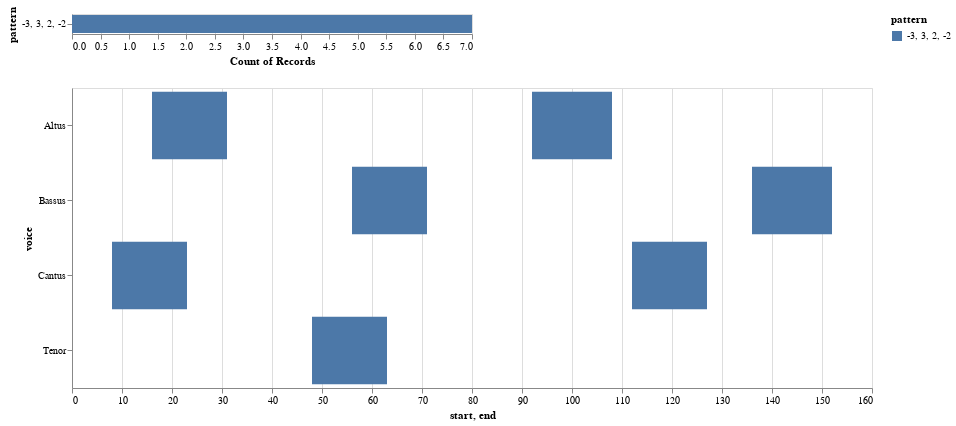

Notebook cell for this chart:
### Code cell
viz_demo.plot_ngrams_heatmap(mel_ngrams, mel_ngrams_duration, selected_patterns=['-3, 3, 2, -2'], voices=[])
# viz_demo.plot_ngrams_heatmap(mel_ngrams, mel_ngrams_duration, selected_patterns=mel_ngrams_top_patterns_list, voices=[])

### Figure 1 — Vega-Lite specification as saved in the notebook (floating-point values rounded to 4 significant figures)
{"config": {"view": {"continuousWidth": 400, "continuousHeight": 300}}, "vconcat": [{"mark": "bar", "encoding": {"color": {"type": "nominal", "field": "pattern"}, "opacity": {"condition": {"value": 1, "selection": "selector050"}, "value": 0.2}, "x": {"type": "nominal", "aggregate": "count", "field": "pattern"}, "y": {"type": "nominal", "field": "pattern"}}, "selection": {"selector050": {"type": "multi", "fields": ["pattern"]}}}, {"mark": "bar", "encoding": {"color": {"type": "nominal", "field": "pattern"}, "opacity": {"condition": {"value": 1, "selection": "selector050"}, "value": 0.2}, "tooltip": [{"type": "quantitative", "field": "start"}, {"type": "quantitative", "field": "end"}, {"type": "nominal", "field": "pattern"}], "x": {"type": "quantitative", "field": "start"}, "x2": {"field": "end"}, "y": {"type": "nominal", "field": "voice"}}, "height": 300, "selection": {"selector050": {"type": "multi", "fields": ["pattern"]}, "selector051": {"type": "interval", "bind": "scales", "encodings": ["x", "y"]}}, "width": 800}], "data": {"name": "data-f67597f30199fdf629e78bdb95f43080"}, "$schema": "https://vega.github.io/schema/vega-lite/v4.8.1.json", "datasets": {"data-f67597f30199fdf629e78bdb95f43080": [{"start": 8.0, "voice": "Cantus", "pattern": "-3, 3, 2, -2", "end": 23.0}, {"start": 112.0, "voice": "Cantus", "pattern": "-3, 3, 2, -2", "end": 127.0}, {"start": 16.0, "voice": "Altus", "pattern": "-3, 3, 2, -2", "end": 31.0}, {"start": 92.0, "voice": "Altus", "pattern": "-3, 3, 2, -2", "end": 108.0}, {"start": 48.0, "voice": "Tenor", "pattern": "-3, 3, 2, -2", "end": 63.0}, {"start": 56.0, "voice": "Bassus", "pattern": "-3, 3, 2, -2", "end": 71.0}, {"start": 136.0, "voice": "Bassus", "pattern": "-3, 3, 2, -2", "end": 152.0}]}}
